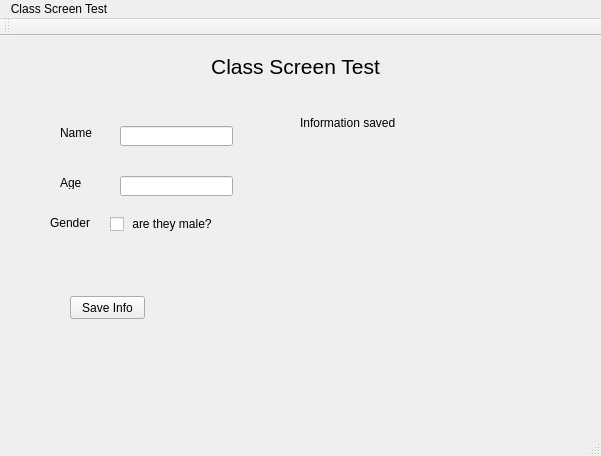
<?xml version="1.0" encoding="UTF-8"?>
<ui version="4.0">
 <class>MainWindow</class>
 <widget class="QMainWindow" name="MainWindow">
  <property name="geometry">
   <rect>
    <x>0</x>
    <y>0</y>
    <width>601</width>
    <height>456</height>
   </rect>
  </property>
  <property name="windowTitle">
   <string>MainWindow</string>
  </property>
  <widget class="QWidget" name="centralWidget">
   <widget class="QLabel" name="title">
    <property name="geometry">
     <rect>
      <x>30</x>
      <y>10</y>
      <width>531</width>
      <height>41</height>
     </rect>
    </property>
    <property name="font">
     <font>
      <pointsize>16</pointsize>
     </font>
    </property>
    <property name="text">
     <string>Class Screen Test</string>
    </property>
    <property name="alignment">
     <set>Qt::AlignCenter</set>
    </property>
   </widget>
   <widget class="QLineEdit" name="nameBox">
    <property name="geometry">
     <rect>
      <x>120</x>
      <y>90</y>
      <width>113</width>
      <height>20</height>
     </rect>
    </property>
   </widget>
   <widget class="QLabel" name="label">
    <property name="geometry">
     <rect>
      <x>60</x>
      <y>90</y>
      <width>46</width>
      <height>13</height>
     </rect>
    </property>
    <property name="text">
     <string>Name</string>
    </property>
   </widget>
   <widget class="QLabel" name="label_2">
    <property name="geometry">
     <rect>
      <x>60</x>
      <y>140</y>
      <width>46</width>
      <height>13</height>
     </rect>
    </property>
    <property name="text">
     <string>Age</string>
    </property>
   </widget>
   <widget class="QLineEdit" name="ageBox">
    <property name="geometry">
     <rect>
      <x>120</x>
      <y>140</y>
      <width>113</width>
      <height>20</height>
     </rect>
    </property>
   </widget>
   <widget class="QLabel" name="label_3">
    <property name="geometry">
     <rect>
      <x>50</x>
      <y>180</y>
      <width>46</width>
      <height>13</height>
     </rect>
    </property>
    <property name="text">
     <string>Gender</string>
    </property>
   </widget>
   <widget class="QCheckBox" name="checkBox">
    <property name="geometry">
     <rect>
      <x>110</x>
      <y>180</y>
      <width>111</width>
      <height>16</height>
     </rect>
    </property>
    <property name="text">
     <string> are they male?</string>
    </property>
   </widget>
   <widget class="QPushButton" name="pushButton">
    <property name="geometry">
     <rect>
      <x>70</x>
      <y>260</y>
      <width>75</width>
      <height>23</height>
     </rect>
    </property>
    <property name="text">
     <string>Save Info</string>
    </property>
   </widget>
   <widget class="QLabel" name="saveInfoLabel">
    <property name="geometry">
     <rect>
      <x>300</x>
      <y>80</y>
      <width>251</width>
      <height>191</height>
     </rect>
    </property>
    <property name="text">
     <string>Information saved</string>
    </property>
    <property name="alignment">
     <set>Qt::AlignLeading|Qt::AlignLeft|Qt::AlignTop</set>
    </property>
   </widget>
  </widget>
  <widget class="QMenuBar" name="menuBar">
   <property name="geometry">
    <rect>
     <x>0</x>
     <y>0</y>
     <width>601</width>
     <height>21</height>
    </rect>
   </property>
   <widget class="QMenu" name="menuClass_Screen_Test">
    <property name="title">
     <string>Class Screen Test</string>
    </property>
   </widget>
   <addaction name="menuClass_Screen_Test"/>
  </widget>
  <widget class="QToolBar" name="mainToolBar">
   <attribute name="toolBarArea">
    <enum>TopToolBarArea</enum>
   </attribute>
   <attribute name="toolBarBreak">
    <bool>false</bool>
   </attribute>
  </widget>
  <widget class="QStatusBar" name="statusBar"/>
 </widget>
 <layoutdefault spacing="6" margin="11"/>
 <resources/>
 <connections/>
</ui>
